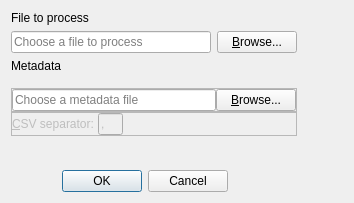
<?xml version="1.0" encoding="UTF-8"?>
<ui version="4.0">
 <class>OpenFileDialog</class>
 <widget class="QDialog" name="OpenFileDialog">
  <property name="windowModality">
   <enum>Qt::ApplicationModal</enum>
  </property>
  <property name="geometry">
   <rect>
    <x>0</x>
    <y>0</y>
    <width>354</width>
    <height>203</height>
   </rect>
  </property>
  <property name="sizePolicy">
   <sizepolicy hsizetype="Fixed" vsizetype="Fixed">
    <horstretch>0</horstretch>
    <verstretch>0</verstretch>
   </sizepolicy>
  </property>
  <property name="windowTitle">
   <string>Open File</string>
  </property>
  <layout class="QGridLayout" name="gridLayout_2">
   <item row="0" column="4" rowspan="8">
    <widget class="QWidget" name="wgAdvancedOptions" native="true"/>
   </item>
   <item row="1" column="0" colspan="4">
    <layout class="QHBoxLayout" name="horizontalLayout_3">
     <item>
      <widget class="QLineEdit" name="editProcessFile">
       <property name="minimumSize">
        <size>
         <width>200</width>
         <height>0</height>
        </size>
       </property>
       <property name="placeholderText">
        <string>Choose a file to process</string>
       </property>
      </widget>
     </item>
     <item>
      <widget class="QPushButton" name="btBrowseProcessFile">
       <property name="text">
        <string>&amp;Browse...</string>
       </property>
       <property name="icon">
        <iconset resource="ui.qrc">
         <normaloff>:/icons/images/folder-open.svg</normaloff>:/icons/images/folder-open.svg</iconset>
       </property>
      </widget>
     </item>
    </layout>
   </item>
   <item row="2" column="0">
    <widget class="QLabel" name="label_2">
     <property name="text">
      <string>Metadata</string>
     </property>
    </widget>
   </item>
   <item row="0" column="0">
    <widget class="QLabel" name="label">
     <property name="text">
      <string>File to process</string>
     </property>
    </widget>
   </item>
   <item row="9" column="0" colspan="3">
    <widget class="QDialogButtonBox" name="buttonBox">
     <property name="orientation">
      <enum>Qt::Horizontal</enum>
     </property>
     <property name="standardButtons">
      <set>QDialogButtonBox::Cancel|QDialogButtonBox::Ok</set>
     </property>
     <property name="centerButtons">
      <bool>false</bool>
     </property>
    </widget>
   </item>
   <item row="4" column="0" colspan="4">
    <layout class="QVBoxLayout" name="verticalLayout">
     <property name="spacing">
      <number>0</number>
     </property>
     <item>
      <widget class="QFrame" name="frame_2">
       <property name="frameShape">
        <enum>QFrame::StyledPanel</enum>
       </property>
       <property name="frameShadow">
        <enum>QFrame::Raised</enum>
       </property>
       <layout class="QHBoxLayout" name="horizontalLayout">
        <property name="spacing">
         <number>0</number>
        </property>
        <property name="leftMargin">
         <number>0</number>
        </property>
        <property name="topMargin">
         <number>0</number>
        </property>
        <property name="rightMargin">
         <number>0</number>
        </property>
        <property name="bottomMargin">
         <number>0</number>
        </property>
        <item>
         <widget class="QLineEdit" name="editMetadataFile">
          <property name="enabled">
           <bool>true</bool>
          </property>
          <property name="minimumSize">
           <size>
            <width>200</width>
            <height>0</height>
           </size>
          </property>
          <property name="placeholderText">
           <string>Choose a metadata file</string>
          </property>
         </widget>
        </item>
        <item>
         <widget class="QPushButton" name="btBrowseMetadataFile">
          <property name="enabled">
           <bool>true</bool>
          </property>
          <property name="text">
           <string>&amp;Browse...</string>
          </property>
          <property name="icon">
           <iconset resource="ui.qrc">
            <normaloff>:/icons/images/folder-open.svg</normaloff>:/icons/images/folder-open.svg</iconset>
          </property>
         </widget>
        </item>
       </layout>
      </widget>
     </item>
     <item>
      <widget class="QFrame" name="frame">
       <property name="frameShape">
        <enum>QFrame::StyledPanel</enum>
       </property>
       <property name="frameShadow">
        <enum>QFrame::Raised</enum>
       </property>
       <layout class="QHBoxLayout" name="horizontalLayout_2">
        <property name="spacing">
         <number>0</number>
        </property>
        <property name="leftMargin">
         <number>0</number>
        </property>
        <property name="topMargin">
         <number>0</number>
        </property>
        <property name="rightMargin">
         <number>0</number>
        </property>
        <property name="bottomMargin">
         <number>0</number>
        </property>
        <item>
         <widget class="QLabel" name="labelCsvSeparator">
          <property name="enabled">
           <bool>false</bool>
          </property>
          <property name="text">
           <string>&amp;CSV separator: </string>
          </property>
          <property name="textFormat">
           <enum>Qt::PlainText</enum>
          </property>
          <property name="buddy">
           <cstring>editCsvSeparator</cstring>
          </property>
         </widget>
        </item>
        <item>
         <widget class="QLineEdit" name="editCsvSeparator">
          <property name="enabled">
           <bool>false</bool>
          </property>
          <property name="sizePolicy">
           <sizepolicy hsizetype="Fixed" vsizetype="Fixed">
            <horstretch>0</horstretch>
            <verstretch>0</verstretch>
           </sizepolicy>
          </property>
          <property name="maximumSize">
           <size>
            <width>25</width>
            <height>16777215</height>
           </size>
          </property>
          <property name="text">
           <string>,</string>
          </property>
          <property name="maxLength">
           <number>1</number>
          </property>
         </widget>
        </item>
        <item>
         <spacer name="horizontalSpacer">
          <property name="orientation">
           <enum>Qt::Horizontal</enum>
          </property>
          <property name="sizeHint" stdset="0">
           <size>
            <width>40</width>
            <height>20</height>
           </size>
          </property>
         </spacer>
        </item>
       </layout>
      </widget>
     </item>
    </layout>
   </item>
  </layout>
 </widget>
 <resources>
  <include location="ui.qrc"/>
 </resources>
 <connections>
  <connection>
   <sender>buttonBox</sender>
   <signal>accepted()</signal>
   <receiver>OpenFileDialog</receiver>
   <slot>accept()</slot>
   <hints>
    <hint type="sourcelabel">
     <x>248</x>
     <y>254</y>
    </hint>
    <hint type="destinationlabel">
     <x>157</x>
     <y>274</y>
    </hint>
   </hints>
  </connection>
  <connection>
   <sender>buttonBox</sender>
   <signal>rejected()</signal>
   <receiver>OpenFileDialog</receiver>
   <slot>reject()</slot>
   <hints>
    <hint type="sourcelabel">
     <x>316</x>
     <y>260</y>
    </hint>
    <hint type="destinationlabel">
     <x>286</x>
     <y>274</y>
    </hint>
   </hints>
  </connection>
 </connections>
</ui>
